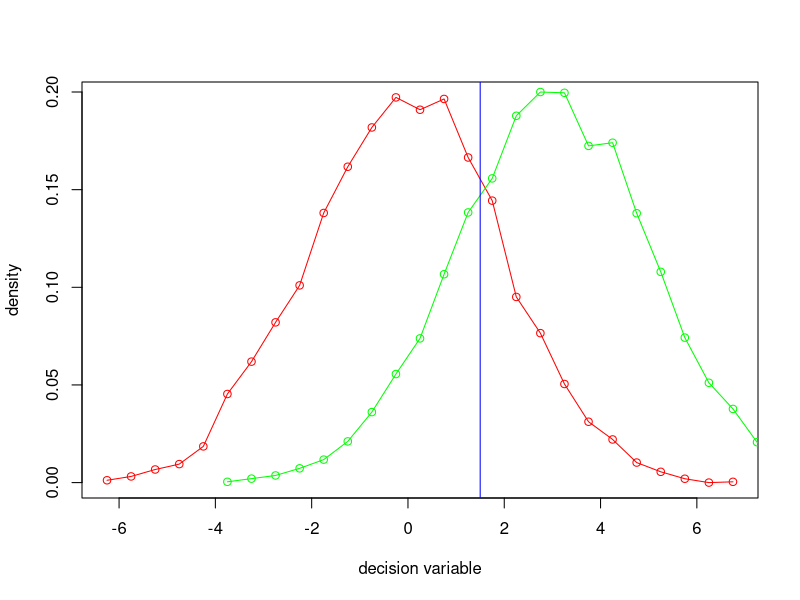

This chart was generated by the following R code:
# sdt1.R  Simulation of a signal detection model of a yes-no task

# clear workspace
rm( list=ls() )

# set model observer parameters
mu1 <- 0
mu2 <- 3
sigma <- 2
criterion <- 1.5

# calculate d' and c from observer parameters
dprimecalc <- (mu2 - mu1)/sigma
ccalc <- (criterion - (mu1 + mu2)/2)/sigma

# set experiment parameters
ntrials <- 10000

# initialize data frame
init <- rep(NA, ntrials)
trials <- data.frame(signal = init, response = init, dvar = init)

# run trials; we could do this more efficiently as a matrix operation,
# but here we mimic the procedure in an experiment with human observers
for (t in 1:ntrials) {
    
    # choose a signal
    trials$signal[t] <- 1 + (runif(1) < 0.5)
    
    # get the decision variable
    if (trials$signal[t] == 1) 
        trials$dvar[t] <- rnorm(1, mean = mu1, sd = sigma)
    else
        trials$dvar[t] <- rnorm(1, mean = mu2, sd = sigma)
    
    # more concisely:  trials$dvar[t] <- rnorm( 1, mean=ifelse( trials$signal[t]==1, mu1, mu2 ), sd=sigma )
    
    # make a response
    trials$response[t] <- 1 + (trials$dvar[t] > criterion)
    
}

# find the hit rate and false alarm rate
hit <- mean(trials$response[trials$signal == 2] == 2)
fa  <- mean(trials$response[trials$signal == 1] == 2)

# calculate d' and c from data
dprimehat <- qnorm(hit) - qnorm(fa)
chat <- -0.5 * (qnorm(hit) + qnorm(fa))

# compare true and empirical d'
cat("dprimecalc =", dprimecalc, "\n")
cat("dprimehat  =", dprimehat, "\n\n")

# compare true and empirical c
cat("ccalc =", ccalc, "\n")
cat("chat  =", chat, "\n\n")

# plot decision variable distributions
hist1 <- hist( trials$dvar[ trials$signal==1 ], breaks=20, plot=FALSE )
hist2 <- hist( trials$dvar[ trials$signal==2 ], breaks=20, plot=FALSE )
plot(  hist1$mid, hist1$density, type='o', col='red', xlab='decision variable', ylab='density' )
lines( hist2$mid, hist2$density, type='o', col='green' )
abline( v=criterion, col='blue' )
